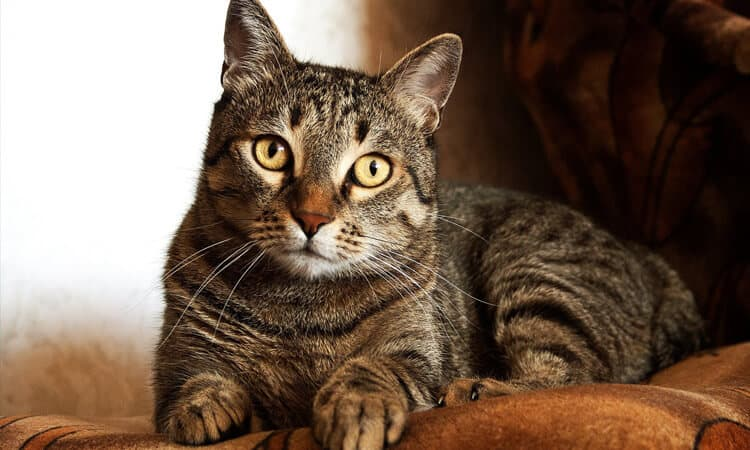
#> input picture labs/lab7/enxoval-para-gato.jpg, 750 x 450 px, found by its file name
$ python cod1_modificado_gatos.py
#> lines starting #> are read from the running program, lines starting #| are printed output that depends on the picture
#> further down, frame is the input picture: shape (450, 750, 3); mean B, G, R 82.3, 97.9, 118.5
from __future__ import print_function
import cv2 as cv
import argparse
import os
import time

def detectAndDisplay(frame, image):
#> called with image = './labs/lab7/enxoval-para-gato.jpg'
    frame_gray = cv.cvtColor(frame, cv.COLOR_BGR2GRAY)
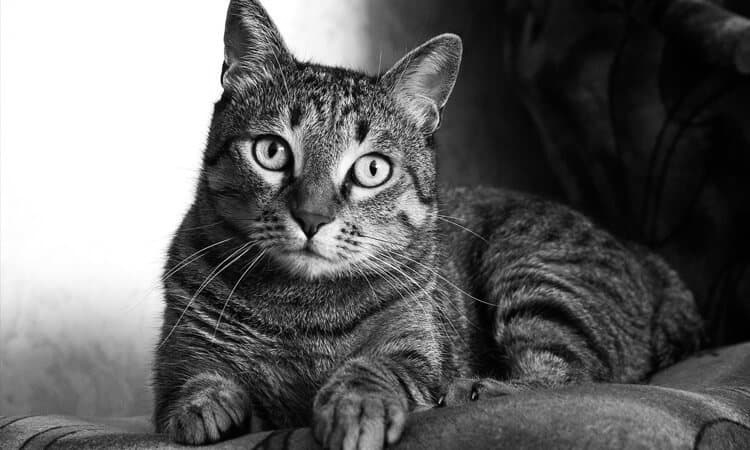
#> frame_gray: shape (450, 750); min 0, max 255, mean 102.3
    frame_gray = cv.equalizeHist(frame_gray)
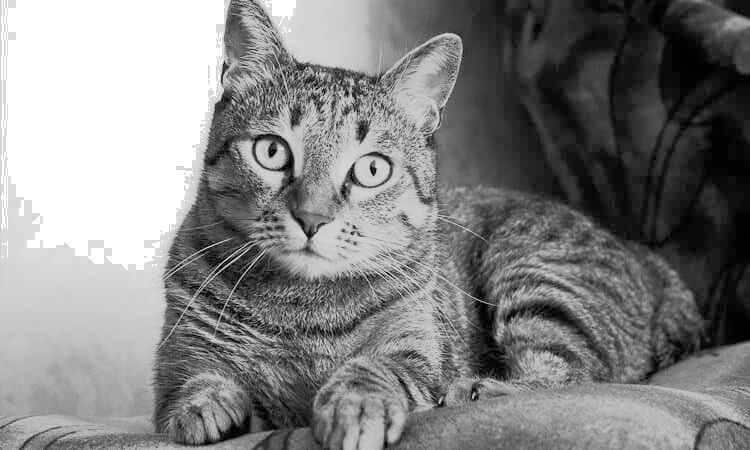
#> frame_gray: shape (450, 750); min 0, max 255, mean 130.7

    #-- Detect faces
    faces = face_cascade.detectMultiScale(frame_gray)
#> faces = ()
    for (x,y,w,h) in faces:
        center = (x + w//2, y + h//2)
        frame = cv.ellipse(frame, center, (w//2, h//2), 0, 0, 360, (255, 0, 255), 4)

        faceROI = frame_gray[y:y+h,x:x+w]
        #-- In each face, detect eyes
        eyes = catsface_cascade.detectMultiScale(faceROI)
        for (x2,y2,w2,h2) in eyes:
            eye_center = (x + x2 + w2//2, y + y2 + h2//2)
            radius = int(round((w2 + h2)*0.25))
            frame = cv.circle(frame, eye_center, radius, (255, 0, 0 ), 4)
#> this loop made 0 passes

    cv.imshow('Image - Face detection', frame)

    cv.waitKey(0) # Wait for any key press to close image window
    cv.destroyAllWindows() # Close image window

    timestamp = time.time()
    output_filename = f'./labs/lab7/output_{timestamp}_' + os.path.basename(image)
    cv.imwrite(output_filename, frame) # Save the image


parser = argparse.ArgumentParser(description='Code for Cascade Classifier tutorial.')
parser.add_argument('--face_cascade', help='Path to face cascade.', default='./labs/lab7/lab7_arquivos/haarcascade_frontalface_alt.xml')
parser.add_argument('--eyes_cascade', help='Path to eyes cascade.', default='./labs/lab7/lab7_arquivos/haarcascade_eye_tree_eyeglasses.xml')
parser.add_argument('--catsface_cascade', help='Path to cats face cascade.', default='./labs/lab7/lab7_arquivos/haarcascade_frontalcatface.xml')

args = parser.parse_args()

face_cascade_name = args.face_cascade
eyes_cascade_name = args.eyes_cascade
catsface_cascade_name = args.catsface_cascade

face_cascade = cv.CascadeClassifier()
eyes_cascade = cv.CascadeClassifier()
catsface_cascade = cv.CascadeClassifier()

#-- 1. Load the cascades
if not face_cascade.load(cv.samples.findFile(face_cascade_name)):
    print('--(!)Error loading face cascade')
    exit(0)
if not eyes_cascade.load(cv.samples.findFile(eyes_cascade_name)):
    print('--(!)Error loading eyes cascade')
    exit(0)
if not catsface_cascade.load(cv.samples.findFile(catsface_cascade_name)):
    print('--(!)Error loading cats face cascade')
    exit(0)

#-- 2. Read the image

# image = './labs/lab1/grupo.jpg'
image = './labs/lab7/enxoval-para-gato.jpg'

frame = cv.imread(image)
if frame is None:
    print(f'--(!) No captured frame from {image} -- Break!')

detectAndDisplay(frame, image)

$ run again, with labs/lab1/grupo.jpg copied over labs/lab7/enxoval-para-gato.jpg
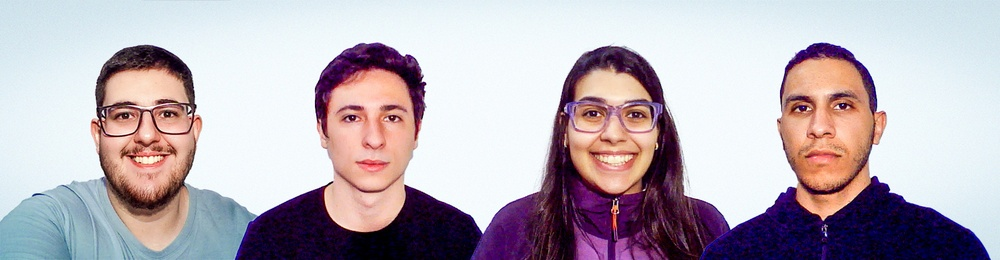
#> input picture labs/lab1/grupo.jpg, 1000 x 260 px, shrunk from 1651 x 430 before the run, found by its file name
#> frame is the input picture: shape (260, 1000, 3); mean B, G, R 184, 175.3, 185.6
#> in detectAndDisplay, `frame_gray = cv.equalizeHist(frame_gray)`:
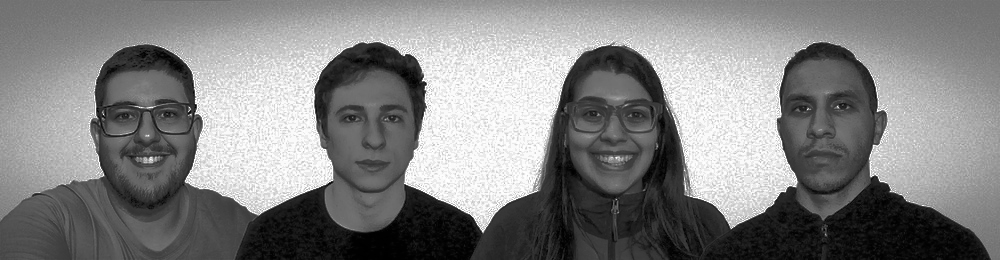
#> frame_gray: shape (260, 1000); min 0, max 255, mean 130.1
#> faces = [[771, 68, 103, 103], [560, 72, 109, 109], [320, 76, 107, 107], [90, 70, 114, 114]]
#> the loop in detectAndDisplay, `for (x,y,w,h) in faces:` made 4 passes
#> (x, y, w, h, center) on passes 1 to 4: (771, 68, 103, 103, (822, 119)), (560, 72, 109, 109, (614, 126)), (320, 76, 107, 107, (373, 129)), (90, 70, 114, 114, (147, 127))
#> after the loop in detectAndDisplay, `for (x,y,w,h) in faces:`:
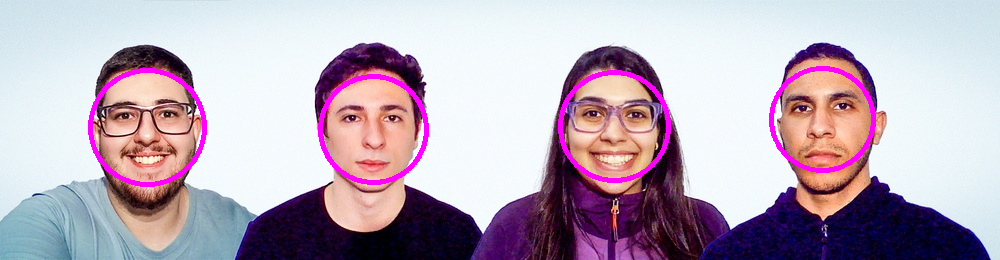
#> frame: shape (260, 1000, 3); mean B, G, R 187.1, 171.6, 187.4

$ run again, with labs/lab7/gato-do-deserto.jpg copied over labs/lab7/enxoval-para-gato.jpg
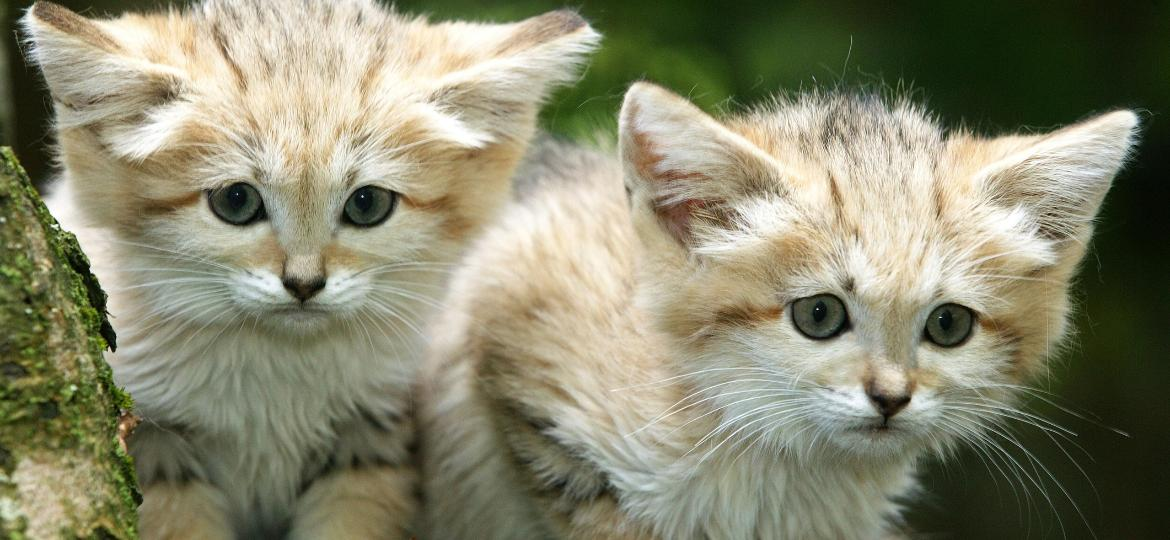
#> input picture labs/lab7/gato-do-deserto.jpg, 1170 x 540 px, found by its file name
#> frame is the input picture: shape (540, 1170, 3); mean B, G, R 109.3, 134.2, 134.6
#> in detectAndDisplay, `frame_gray = cv.cvtColor(frame, cv.COLOR_BGR2GRAY)`:
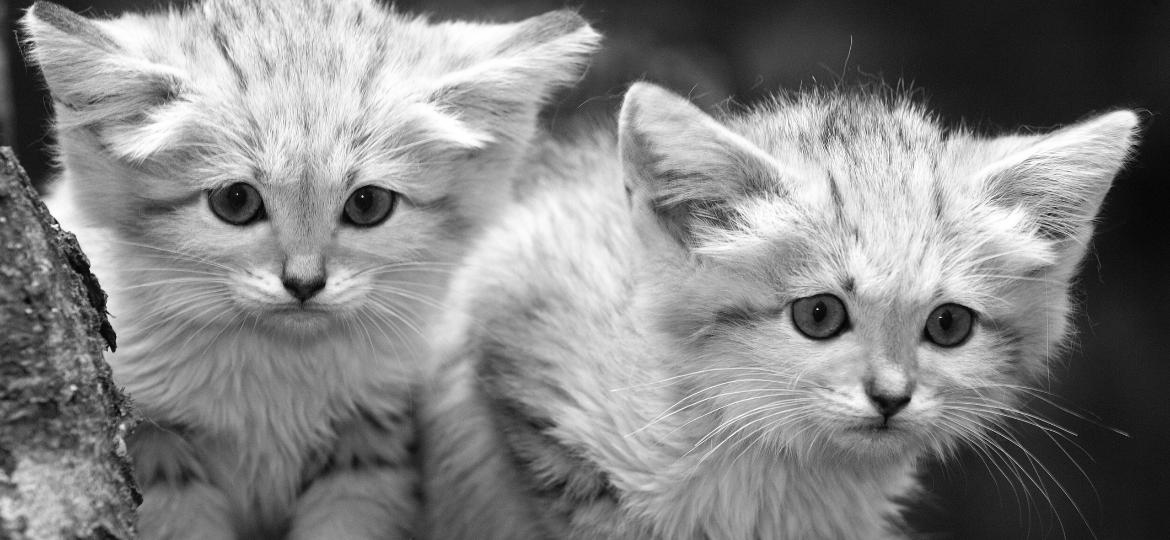
#> frame_gray: shape (540, 1170); min 1, max 255, mean 131.5
#> faces = ()
